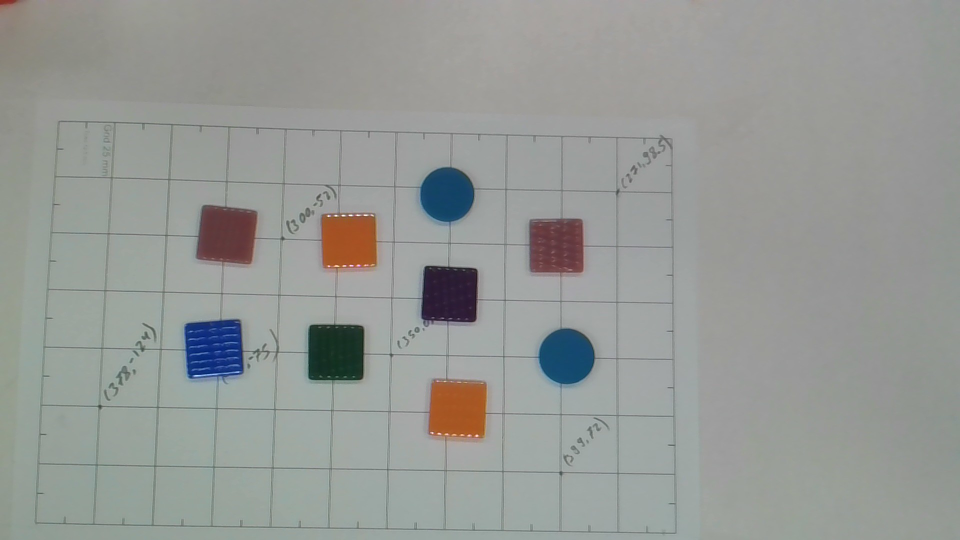
#> input picture inputimage.jpg, 1920 x 1080 px (shown at 1/2 size)
$ python -i detect.py   (imports and definitions only)
#> lines starting #> are read from the running program, lines starting #| are printed output that depends on the picture; after the words box and inside, x2 and y2 are one past the last pixel; in counts of white or black regions, pixels touching at a corner belong together

import cv2
import numpy as np
import math


def detect_objects(image_path):
#> called with image_path = '../inputimage.jpg'
    img = cv2.imread(image_path)
#> img is the input picture: shape (1080, 1920, 3); mean B, G, R 149.7, 152.9, 149.8

    if img is None:
        print("Error: Image not found.")
        return None, []

    hsv_img = cv2.cvtColor(img, cv2.COLOR_BGR2HSV)
#> hsv_img: shape (1080, 1920, 3); mean H, S, V 54.2, 16.7, 155.4
    img_gray = cv2.cvtColor(img, cv2.COLOR_BGR2GRAY)
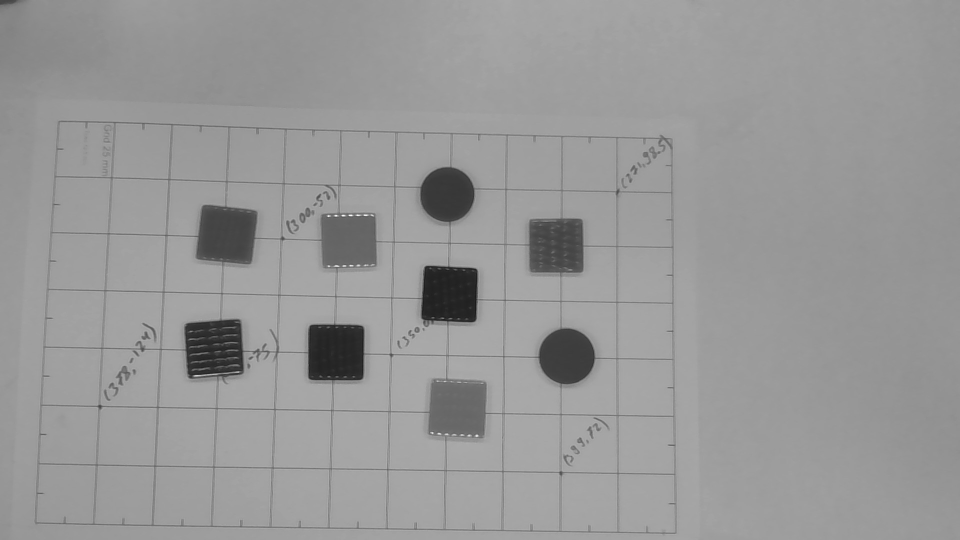
#> img_gray: shape (1080, 1920) (shown at 1/2 size); min 22, max 253, mean 151.6

    # ---- Otsu Threshold ----
    _, th = cv2.threshold(
        img_gray,
        0,
        255,
        cv2.THRESH_BINARY_INV + cv2.THRESH_OTSU
    )
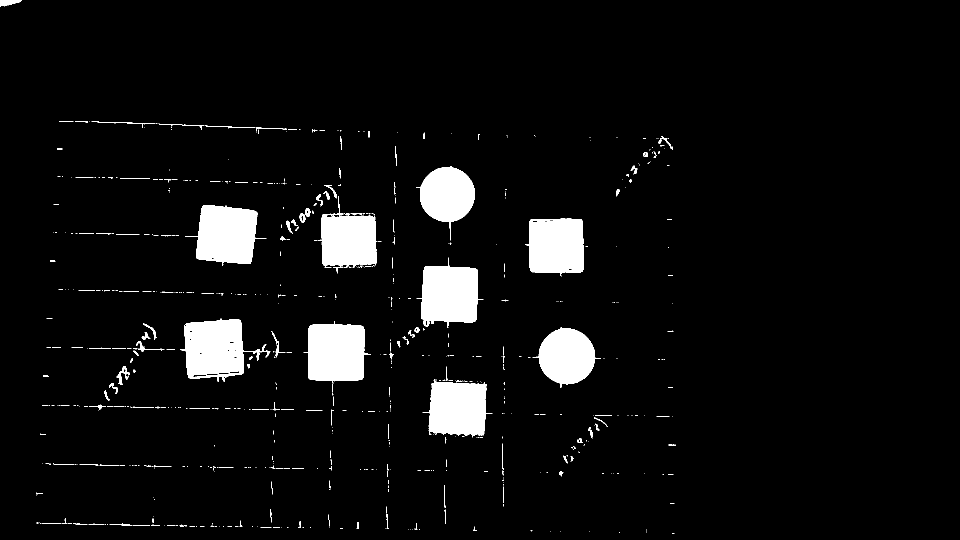
#> th: shape (1080, 1920) (shown at 1/2 size); 5.4% white; 632 white regions (501 under 20 px), largest, box (x1, y1, x2, y2) and area: (607, 642, 742, 767) 12376, (360, 637, 502, 764) 12351, (370, 410, 533, 532) 12307

    # ---- Morphological Cleaning ----
    kernel = np.ones((5, 5), np.uint8)
    th = cv2.morphologyEx(th, cv2.MORPH_OPEN, kernel)
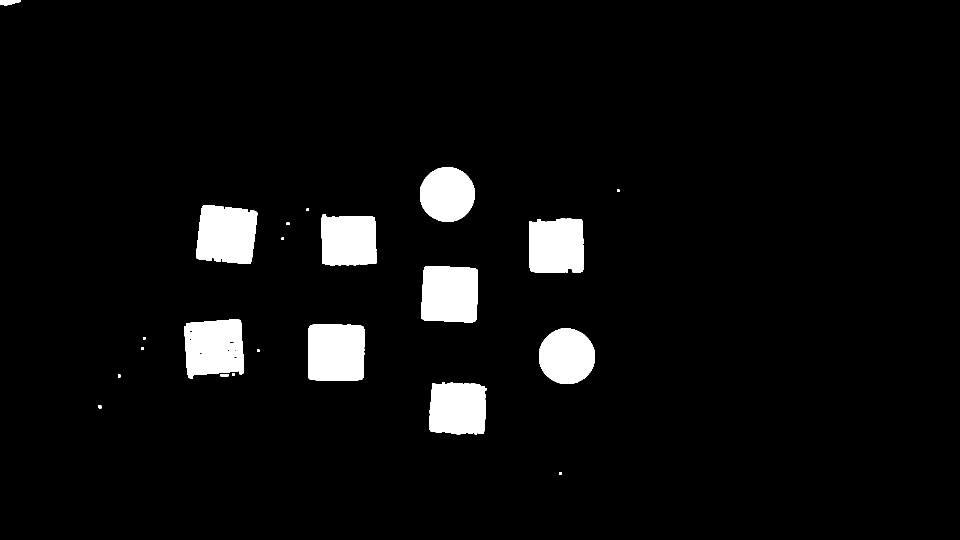
#> th: shape (1080, 1920) (shown at 1/2 size); 4.9% white; 22 white regions, largest, box (x1, y1, x2, y2) and area: (617, 649, 729, 761) 12323, (393, 410, 515, 528) 12164, (843, 532, 955, 645) 11932
    th = cv2.morphologyEx(th, cv2.MORPH_CLOSE, kernel)
#> th: shape (1080, 1920); 4.9% white; 20 white regions, largest, box (x1, y1, x2, y2) and area: (617, 649, 729, 761) 12329, (393, 410, 515, 528) 12237, (369, 639, 487, 757) 12200

    # ---- Connected Components ----
    num_labels, labels, stats, centroids = cv2.connectedComponentsWithStats(
        th, connectivity=8
    )
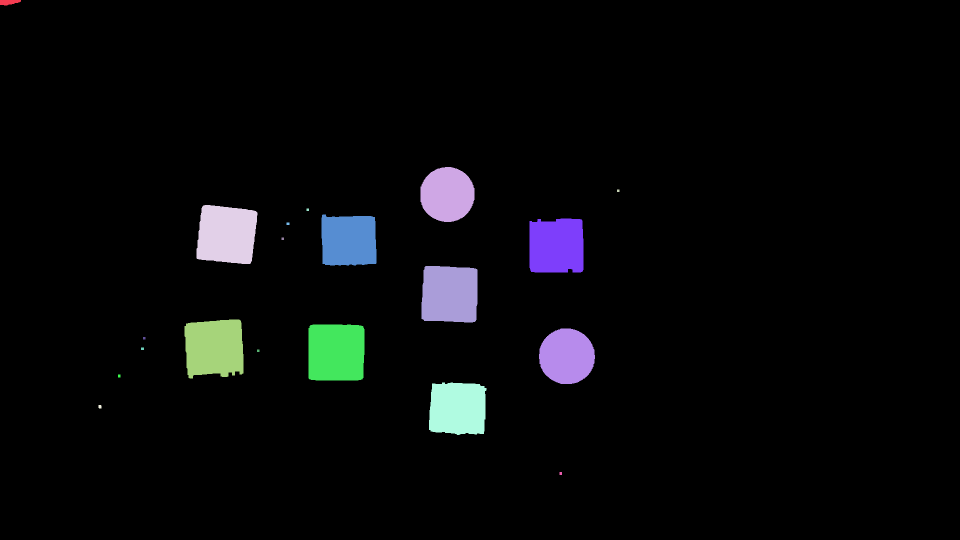
#> labels: shape (1080, 1920) int32 (shown at 1/2 size); 21 distinct labels, from 0 to 20; one colour per label, 0 black
#> num_labels = 21; stats = 21 rows, first 6: [0, 0, 1920, 1080, 1972400], [0, 0, 42, 11, 348], [841, 334, 108, 110, 9463], [1234, 379, 5, 5, 25], [393, 410, 122, 118, 12237], [613, 417, 5, 5, 25]; centroids = 21 rows, first 8: [968.5, 536.6], [17.46, 3.96], [894.2, 388.6], [1236, 381], [452.9, 468.9], [615, 419], [697.2, 480.6], [1112.7, 491.8]

    objects = []

    for i in range(1, num_labels):

        area = stats[i, cv2.CC_STAT_AREA]
        if not (1000 < area < 31000):
            continue

        x = stats[i, cv2.CC_STAT_LEFT]
        y = stats[i, cv2.CC_STAT_TOP]
        w = stats[i, cv2.CC_STAT_WIDTH]
        h = stats[i, cv2.CC_STAT_HEIGHT]
        cx, cy = centroids[i]

        aspect_ratio = w / float(h)

        object_mask = (labels == i).astype("uint8") * 255

        contours, _ = cv2.findContours(
            object_mask,
            cv2.RETR_EXTERNAL,
            cv2.CHAIN_APPROX_SIMPLE
        )

        if len(contours) == 0:
            continue

        contour = contours[0]
        perimeter = cv2.arcLength(contour, True)
        if perimeter == 0:
            continue

        circularity = 4 * math.pi * area / (perimeter ** 2)

        epsilon = 0.02 * perimeter
        approx = cv2.approxPolyDP(contour, epsilon, True)
        vertices = len(approx)

        # ---- Shape Classification ----
        if circularity > 0.85:
            shape = "Circle"
        elif vertices == 4:
            if 0.9 <= aspect_ratio <= 1.1:
                shape = "Square"
            else:
                shape = "Rectangle"
        else:
            shape = "Unknown"

        # ======================================================
        # COLOR DETECTION (NEW PART)
        # ======================================================

        hsv_object = cv2.bitwise_and(hsv_img, hsv_img, mask=object_mask)
        hue_values = hsv_object[:, :, 0][object_mask == 255]

        if len(hue_values) == 0:
            continue

        mean_hue = np.mean(hue_values)
        if (0 <= mean_hue <= 5) or (170 <= mean_hue <= 179):
            color = "Red"

        elif 6 <= mean_hue <= 25:
            color = "Orange"

        elif 45 <= mean_hue <= 75:
            color = "Green"

        elif 95 <= mean_hue <= 125:
            color = "Blue"

        else:
            color = "Unknown"

        print(f"Detected: {shape} | Color: {color}")

        objects.append({
            "center": (int(cx), int(cy)),
            "shape": shape,
            "color": color
        })
#> this loop made 20 passes
#> (area, x, y, w, h, cx, cy, aspect_ratio) on passes 4, 6, 7, 10, 11, 12, 18: (12237, 393, 410, 122, 118, 452.9, 468.9, 1.03), (10457, 643, 429, 110, 102, 697.2, 480.6, 1.08), (11181, 1059, 437, 108, 108, 1112.7, 491.8, 1), (11941, 843, 532, 112, 113, 899.1, 588.2, 0.991), (12200, 369, 639, 118, 118, 428.3, 695.3, 1), (12329, 617, 649, 112, 112, 672, 704.5, 1), (10914, 858, 765, 115, 105, 915.1, 816.8, 1.1)
#> (area, x, y, w, h, cx, cy, aspect_ratio) on passes 2, 13: (9463, 841, 334, 108, 110, 894.2, 388.6, 0.982), (9845, 1078, 657, 112, 111, 1133.3, 712.3, 1.01)
#> pass 2, in detect_objects, `object_mask = (labels == i).astype("uint8") * 255`:
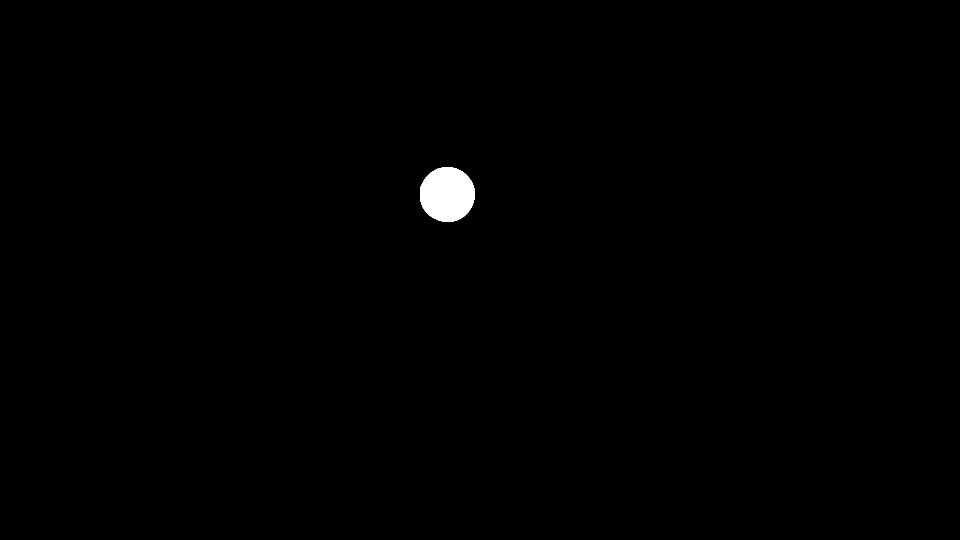
#> object_mask: shape (1080, 1920) (shown at 1/2 size); 0.46% white; 1 white region, box (x1, y1, x2, y2) and area: (841, 334, 949, 444) 9463
#> after the loop:
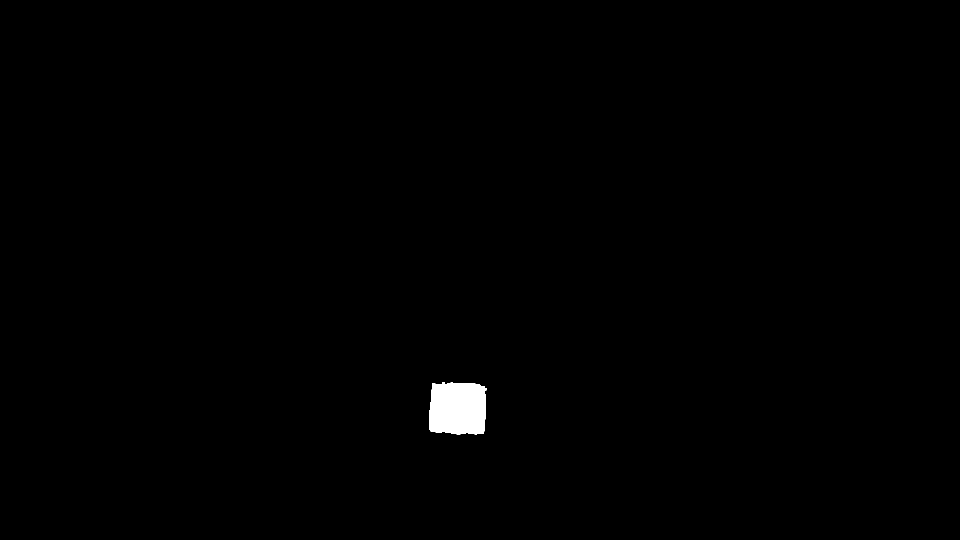
#> object_mask: shape (1080, 1920) (shown at 1/2 size); 0.53% white; 1 white region, box (x1, y1, x2, y2) and area: (858, 765, 973, 870) 10914
#> after the loop, objects = 9 items

    return img, objects

def save_overlay(image, centers, robot_coords=None, output_path="output_overlay.jpg"):
    overlay = image.copy()

    for i, (u, v) in enumerate(centers):
        cv2.circle(overlay, (u, v), 6, (0, 255, 0), -1)

        text = f"({u},{v})"
        if robot_coords:
            X = robot_coords[i][0]
            Y = robot_coords[i][1]
            text += f" -> ({X:.1f},{Y:.1f})"

        cv2.putText(
            overlay,
            text,
            (u - 30, v - 10),
            cv2.FONT_HERSHEY_SIMPLEX,
            0.5,
            (0, 0, 255),
            2
        )

    cv2.imwrite(output_path, overlay)
    print(f"Overlay saved to {output_path}")

>>> result = detect_objects('../inputimage.jpg')
